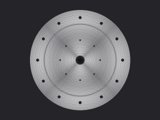
#> input picture backend/demo_data/images/metal_plate/clean/east_thumb.jpg, 160 x 120 px, given in place of top.jpg, which was not available; the run also reads 1 picture not shown here
$ python regenerate_defect_images.py
#> lines starting #> are read from the running program, lines starting #| are printed output that depends on the picture; pictures that were not available may be replaced by others from this repository, and a replacement may not be noted
"""
Regenerate defective demo images with realistic, visible defects per part family.
Defects are drawn on top of the clean base images to look like real inspection findings.
"""
import numpy as np
from PIL import Image, ImageDraw, ImageFilter
from pathlib import Path
import random

DEMO_DIR = Path("demo_data/images")
ANGLES = ["top", "north", "south", "east", "west"]
IMG_SIZE = (640, 480)
THUMB_SIZE = (160, 120)


def add_scratch(draw: ImageDraw.Draw, img: Image.Image, w: int, h: int):
    """Add a visible linear scratch — bright line with edge shadow."""
    # Random diagonal scratch
    x1 = random.randint(w // 6, w // 2)
    y1 = random.randint(h // 6, h // 3)
    length = random.randint(120, 220)
    angle_offset = random.randint(-30, 30)
    x2 = x1 + length
    y2 = y1 + angle_offset

    # Shadow edge (dark line slightly offset)
    draw.line([(x1 - 1, y1 + 1), (x2 - 1, y2 + 1)], fill=(90, 92, 96), width=2)
    # Main scratch (bright/reflective)
    draw.line([(x1, y1), (x2, y2)], fill=(220, 222, 230), width=1)
    # A second shorter scratch nearby
    x3, y3 = x1 + 20, y1 + 40
    x4, y4 = x3 + random.randint(60, 100), y3 + random.randint(-15, 15)
    draw.line([(x3 - 1, y3 + 1), (x4 - 1, y4 + 1)], fill=(95, 97, 100), width=1)
    draw.line([(x3, y3), (x4, y4)], fill=(215, 217, 225), width=1)


def add_dent(draw: ImageDraw.Draw, img: Image.Image, w: int, h: int):
    """Add a visible dent — circular depression with shadow/highlight ring."""
    cx = random.randint(w // 3, 2 * w // 3)
    cy = random.randint(h // 3, 2 * h // 3)
    radius = random.randint(20, 40)

    # Outer shadow ring (darker)
    draw.ellipse([(cx - radius - 3, cy - radius - 3), (cx + radius + 3, cy + radius + 3)],
                 fill=None, outline=(110, 112, 116), width=3)
    # Dent center (slightly darker than surface)
    draw.ellipse([(cx - radius, cy - radius), (cx + radius, cy + radius)],
                 fill=(145, 147, 151))
    # Highlight on edge (light reflection on rim)
    draw.arc([(cx - radius, cy - radius), (cx + radius, cy + radius)],
             start=200, end=320, fill=(200, 202, 210), width=2)
    # Inner depth indication
    draw.ellipse([(cx - radius // 2, cy - radius // 2), (cx + radius // 2, cy + radius // 2)],
                 fill=(135, 137, 141))


def add_contamination(draw: ImageDraw.Draw, img: Image.Image, w: int, h: int):
    """Add particulate contamination — dark spots/splotches."""
    cx = random.randint(w // 4, 3 * w // 4)
    cy = random.randint(h // 3, 2 * h // 3)

    # Multiple small dark particles
    for _ in range(random.randint(8, 20)):
        px = cx + random.randint(-40, 40)
        py = cy + random.randint(-30, 30)
        size = random.randint(2, 7)
        darkness = random.randint(50, 90)
        draw.ellipse([(px, py), (px + size, py + size)], fill=(darkness, darkness + 2, darkness - 2))

    # A larger smudge/splotch
    smudge_points = []
    for i in range(8):
        angle = i * (360 / 8) + random.randint(-20, 20)
        r = random.randint(15, 35)
        sx = cx + int(r * np.cos(np.radians(angle)))
        sy = cy + int(r * np.sin(np.radians(angle)))
        smudge_points.append((sx, sy))
    if len(smudge_points) >= 3:
        draw.polygon(smudge_points, fill=(70, 65, 60))


def add_missing_component(draw: ImageDraw.Draw, img: Image.Image, w: int, h: int):
    """Add a missing component indicator — empty hole/socket where something should be."""
    # Draw a socket/mounting point that's clearly empty
    cx = random.randint(w // 5, 2 * w // 5)
    cy = random.randint(h // 5, 2 * h // 5)

    # Socket outline (where a fastener/component should be)
    draw.ellipse([(cx - 15, cy - 15), (cx + 15, cy + 15)], fill=(40, 42, 46), outline=(100, 102, 106), width=2)
    # Thread marks inside
    for r in [5, 10]:
        draw.arc([(cx - r, cy - r), (cx + r, cy + r)], start=0, end=360, fill=(60, 62, 66), width=1)
    # Red annotation circle (inspection marking)
    draw.ellipse([(cx - 22, cy - 22), (cx + 22, cy + 22)], outline=(220, 50, 50), width=2)
    # Arrow pointing to it
    draw.line([(cx + 25, cy - 25), (cx + 50, cy - 50)], fill=(220, 50, 50), width=2)
    draw.text((cx + 52, cy - 58), "MISSING", fill=(220, 50, 50))


# [27 lines left out: function add_crack, not called in this run]


def make_defective_metal_plate(angle: str) -> Image.Image:
    """Load clean metal plate image and add defects appropriate to the angle."""
    clean_path = DEMO_DIR / "metal_plate" / "clean" / f"{angle}.jpg"
    img = Image.open(clean_path).copy()
    draw = ImageDraw.Draw(img)
    w, h = img.size

    if angle == "top":
        # Top view: scratch + contamination
        add_scratch(draw, img, w, h)
        add_contamination(draw, img, w, h)
    elif angle == "north":
        # North side: dent on the face
        add_dent(draw, img, w, h)
    elif angle == "south":
        # South side: missing component (e.g., missing fastener)
        add_missing_component(draw, img, w, h)
    elif angle == "east":
        # East edge: crack
        add_crack(draw, img, w, h)
    elif angle == "west":
        # West edge: scratch on label area
        add_scratch(draw, img, w, h)

    return img


# [119 lines left out: functions make_defective_pcb, make_defective_weldment, make_defective_generic, not called in this run]


def main():
    families_generators = {
        "metal_plate": make_defective_metal_plate,
        "pcb": make_defective_pcb,
        "weldment": make_defective_weldment,
        "screw": lambda angle: make_defective_generic(angle, "screw"),
        "cable": lambda angle: make_defective_generic(angle, "cable"),
    }

    for family, generator in families_generators.items():
        out_dir = DEMO_DIR / family / "defective"
        out_dir.mkdir(parents=True, exist_ok=True)

        for angle in ANGLES:
            img = generator(angle)

            img.save(out_dir / f"{angle}.jpg", quality=92)
            thumb = img.copy()
            thumb.thumbnail(THUMB_SIZE)
            thumb.save(out_dir / f"{angle}_thumb.jpg", quality=85)

            print(f"  ✓ {family}/defective/{angle}.jpg")
#> this loop made 1 pass
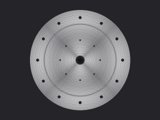
#> input picture backend/demo_data/images/metal_plate/clean/east_thumb.jpg, 160 x 120 px, given in place of top.jpg, which was not available
#> pass 1, in main, `img.save(out_dir / f"{angle}.jpg", quality=92)`:
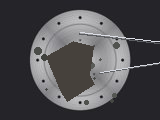
#> saved as top.jpg: PIL image 160x120 RGB; mean R, G, B 77.6, 76.6, 79.7
#> pass 1, in main, `img.save(out_dir / f"{angle}.jpg", quality=92)`:
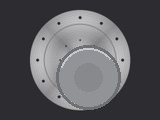
#> saved as north.jpg: PIL image 160x120 RGB; mean R, G, B 89.6, 89.3, 93.5
#> pass 1, in main, `img.save(out_dir / f"{angle}.jpg", quality=92)`:
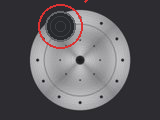
#> saved as south.jpg: PIL image 160x120 RGB; mean R, G, B 91.1, 88.2, 92.1

    print("\nDone! All defective demo images regenerated.")


if __name__ == "__main__":
#> (the run stopped early here; a loop or call above may not have finished)
